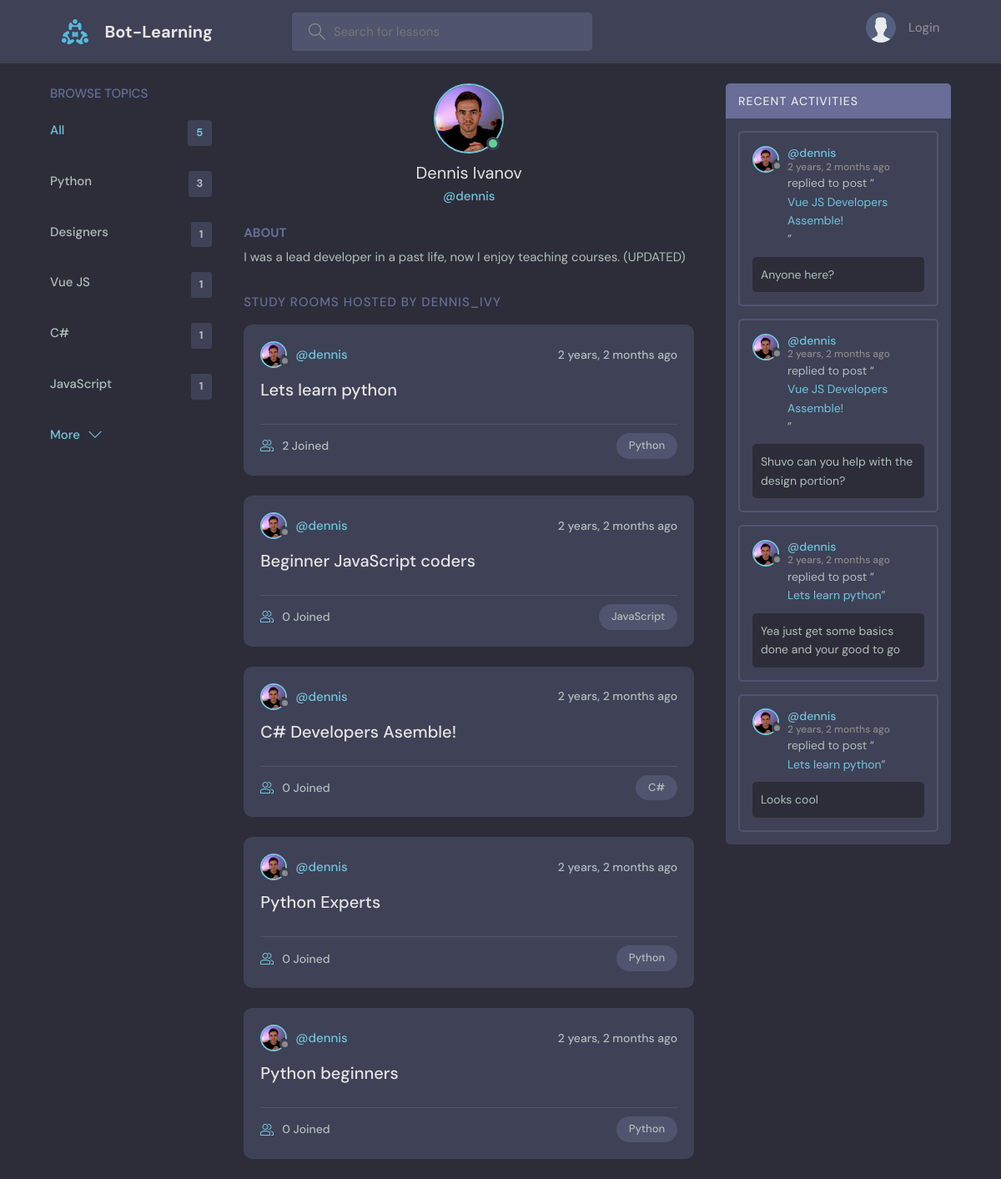
/profile/1/, run on an earlier commit of the app's database.
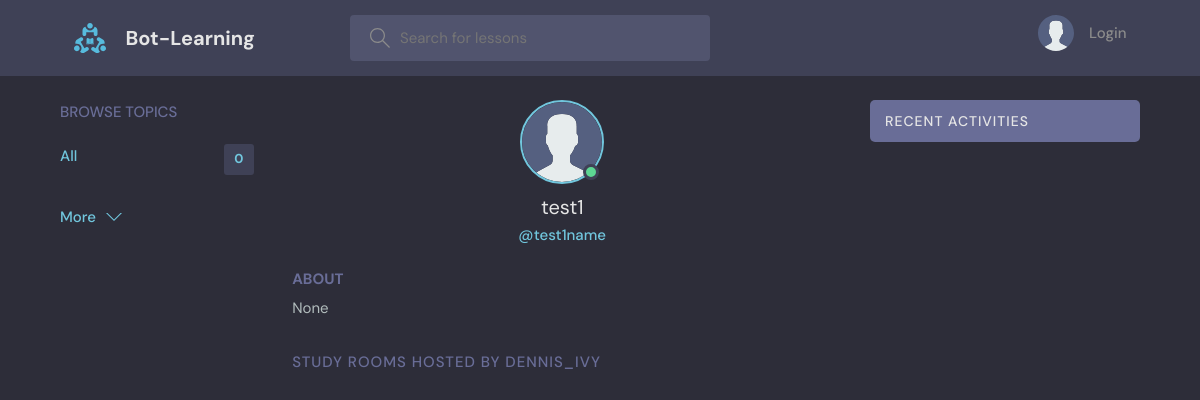
And on a later commit of the database.
### base/models.py (models this page shows, shortened)
class Topic(models.Model):
    name = models.CharField(max_length=200)

class User(AbstractUser):
    name = models.CharField(max_length=200, null=True)
    email = models.EmailField(unique=True, null=True)
    bio = models.TextField(null=True)
    avatar = models.ImageField(null=True, default="avatar.svg")
    USERNAME_FIELD = 'email'
    REQUIRED_FIELDS = []

class Room(models.Model):
    host = models.ForeignKey(User, on_delete=models.SET_NULL, null=True)
    topic = models.ForeignKey(Topic, on_delete=models.SET_NULL, null=True)
    name = models.CharField(max_length=200)
    description = models.TextField(null=True, blank=True)
    participants = models.ManyToManyField(
        User, related_name='participants', blank=True)
    updated = models.DateTimeField(auto_now=True)
    created = models.DateTimeField(auto_now_add=True)
    class Meta:
        ordering = ['-updated', '-created']
    def __str__(self):
        return self.name

class Message(models.Model):
    user = models.ForeignKey(User, on_delete=models.CASCADE)
    room = models.ForeignKey(Room, on_delete=models.CASCADE)
    body = models.TextField()
    updated = models.DateTimeField(auto_now=True)
    created = models.DateTimeField(auto_now_add=True)
    class Meta:
        ordering = ['-updated', '-created']

### base/views.py (the view)
# urls.py: path('profile/<str:pk>/', views.userProfile, name="user-profile"),
def userProfile(request, pk):
    user = User.objects.get(id=pk)
    rooms = user.room_set.all()
    room_messages = user.message_set.all()
    topics = Topic.objects.all()
    context = {'user': user, 'rooms': rooms,
               'room_messages': room_messages, 'topics': topics}
    return render(request, 'base/profile.html', context)

### base/templates/base/profile.html (shortened to what this page needs)
{% extends 'main.html' %}
{% block content %}
<main class="profile-page layout layout--3">
  <div class="container">
    {% include 'base/topics_component.html' %}
    <div class="roomList">
      <div class="profile">
        <div class="profile__avatar">
          <div class="avatar avatar--large active">
            <img src="{{user.avatar.url}}" />
          </div>
        </div>
        <div class="profile__info">
          <h3>{{user.name}}</h3>
          <p>@{{user.username}}</p>
        </div>
        <div class="profile__about">
          <h3>About</h3>
          <p>
            {{user.bio}}
          </p>
        </div>
      </div>
      <div class="roomList__header">
        <div>
          <h2>Study Rooms Hosted by dennis_ivy</a>
          </h2>
        </div>
      </div>
      {% include 'base/feed_component.html' %}
    </div>
    {% include 'base/activity_component.html' %}
  </div>
</main>
{% endblock content %}

### base/templates/base/topics_component.html
<div class="topics">
    <div class="topics__header">
        <h2>Browse Topics</h2>
    </div>
    <ul class="topics__list">
        <li>
            <a href="{% url 'home' %}" class="active">All <span>{{topics.count}}</span></a>
        </li>
        {% for topic in topics %}
        <li>
            <a href="{% url 'home' %}?q={{topic.name}}">{{topic.name}}<span>{{topic.room_set.all.count}}</span></a>
        </li>
        {% endfor %}
    </ul>
    <a class="btn btn--link" href="{% url 'topics' %}">
        More
        <svg version="1.1" xmlns="http://www.w3.org/2000/svg" width="32" height="32" viewBox="0 0 32 32">
            <title>chevron-down</title>
            <path d="M16 21l-13-13h-3l16 16 16-16h-3l-13 13z"></path>
        </svg>
    </a>
</div>

### base/templates/base/feed_component.html (shortened to what this page needs)
{% for room in rooms %}
<div class="roomListRoom">
    <div class="roomListRoom__header">
        <a href="{% url 'user-profile' room.host.id %}" class="roomListRoom__author">
            <div class="avatar avatar--small">
                <img src="{{room.host.avatar.url}}" />
            </div>
            <span>@{{room.host.username}}</span>
        </a>
        <div class="roomListRoom__actions">
            <span>{{room.created|timesince}} ago</span>
        </div>
    </div>
    <div class="roomListRoom__content">
        <a href="{% url 'room' room.id %}">{{room.name}}</a>
    </div>
    <div class="roomListRoom__meta">
        <a href="{% url 'room' room.id %}" class="roomListRoom__joined">
            {{room.participants.all.count}} Joined
        </a>
        <p class="roomListRoom__topic">{{room.topic.name}}</p>
    </div>
</div>
{% endfor %}

### base/templates/base/activity_component.html (shortened to what this page needs)
<div class="activities">
    <div class="activities__header">
        <h2>Recent Activities</h2>
    </div>
    {% for message in room_messages %}
    <div class="activities__box">
        <div class="activities__boxHeader roomListRoom__header">
            <a href="{% url 'user-profile' message.user.id %}" class="roomListRoom__author">
                <div class="avatar avatar--small">
                    <img src="{{message.user.avatar.url}}" />
                </div>
                <p>
                    @{{message.user.username}}
                    <span>{{message.created|timesince}} ago</span>
                </p>
            </a>
        </div>
        <div class="activities__boxContent">
            <p>replied to post “<a href="{% url 'room' message.room.id %}">{{message.room}}</a>”</p>
            <div class="activities__boxRoomContent">{{message.body}}</div>
        </div>
    </div>
    {% endfor %}
</div>

What changed in the data, as far as the page shows it:
removed Topic: name "Python", room_set.all.count "3"
removed Topic: name "Designers", room_set.all.count "1"
removed Topic: name "Vue JS", room_set.all.count "1"
removed Topic: name "C#", room_set.all.count "1"
removed Topic: name "JavaScript", room_set.all.count "1"
removed Room: host.avatar (picture), host.username "dennis", created "2 years, 2 months", name "Lets learn python", participants.all.count "2", topic.name "Python"
removed Room: host.avatar (picture), host.username "dennis", created "2 years, 2 months", name "Beginner JavaScript coders", participants.all.count "0", topic.name "JavaScript"
removed Room: host.avatar (picture), host.username "dennis", created "2 years, 2 months", name "C# Developers Asemble!", participants.all.count "0", topic.name "C#"
removed Room: host.avatar (picture), host.username "dennis", created "2 years, 2 months", name "Python Experts", participants.all.count "0", topic.name "Python"
removed Room: host.avatar (picture), host.username "dennis", created "2 years, 2 months", name "Python beginners", participants.all.count "0", topic.name "Python"
removed Message: user.avatar (picture), user.username "dennis", created "2 years, 2 months", room "Vue JS Developers Assemble!", body "Anyone here?"
removed Message: user.avatar (picture), user.username "dennis", created "2 years, 2 months", room "Vue JS Developers Assemble!", body "Shuvo can you help with the design portion?"
removed Message: user.avatar (picture), user.username "dennis", created "2 years, 2 months", room "Lets learn python", body "Yea just get some basics done and your good to go"
removed Message: user.avatar (picture), user.username "dennis", created "2 years, 2 months", room "Lets learn python", body "Looks cool"
changed User: avatar: picture removed, a placeholder shows; name "Dennis Ivanov" → "test1"; username "dennis" → "test1name"; bio "I was a lead developer in a past life, now I enjoy teaching courses. (UPDATED)" → "None"
Also different on the page:
{{ topics.count }}: "5" → "0"
